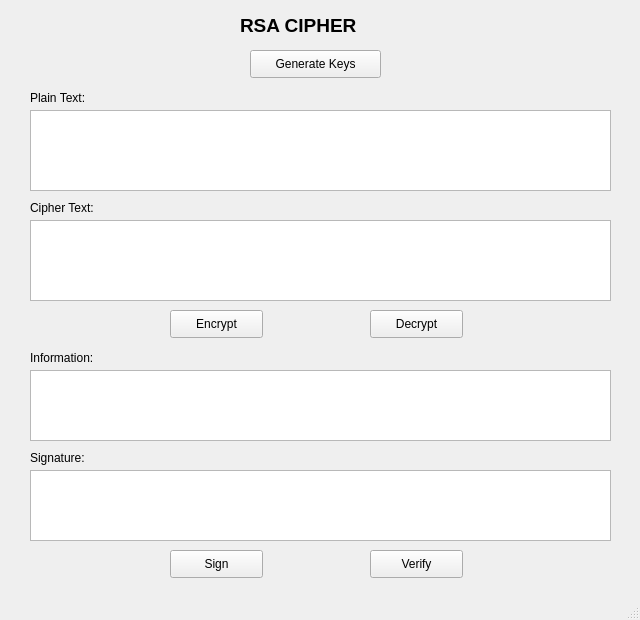
<?xml version="1.0" encoding="UTF-8"?>
<ui version="4.0">
 <class>MainWindow</class>
 <widget class="QMainWindow" name="MainWindow">
  <property name="geometry">
   <rect>
    <x>0</x>
    <y>0</y>
    <width>640</width>
    <height>620</height>
   </rect>
  </property>
  <property name="windowTitle">
   <string>RSA Cipher</string>
  </property>
  <widget class="QWidget" name="centralwidget">
   <widget class="QLabel" name="label_title">
    <property name="geometry">
     <rect>
      <x>240</x>
      <y>10</y>
      <width>200</width>
      <height>31</height>
     </rect>
    </property>
    <property name="font">
     <font>
      <pointsize>14</pointsize>
      <weight>75</weight>
      <bold>true</bold>
     </font>
    </property>
    <property name="text">
     <string>RSA CIPHER</string>
    </property>
   </widget>
   <widget class="QPushButton" name="btn_gen_keys">
    <property name="geometry">
     <rect>
      <x>250</x>
      <y>50</y>
      <width>131</width>
      <height>28</height>
     </rect>
    </property>
    <property name="text">
     <string>Generate Keys</string>
    </property>
   </widget>
   <widget class="QLabel" name="label_plain_text">
    <property name="geometry">
     <rect>
      <x>30</x>
      <y>90</y>
      <width>101</width>
      <height>16</height>
     </rect>
    </property>
    <property name="text">
     <string>Plain Text:</string>
    </property>
   </widget>
   <widget class="QTextEdit" name="txt_plain_text">
    <property name="geometry">
     <rect>
      <x>30</x>
      <y>110</y>
      <width>581</width>
      <height>81</height>
     </rect>
    </property>
   </widget>
   <widget class="QLabel" name="label_cipher_text">
    <property name="geometry">
     <rect>
      <x>30</x>
      <y>200</y>
      <width>101</width>
      <height>16</height>
     </rect>
    </property>
    <property name="text">
     <string>Cipher Text:</string>
    </property>
   </widget>
   <widget class="QTextEdit" name="txt_cipher_text">
    <property name="geometry">
     <rect>
      <x>30</x>
      <y>220</y>
      <width>581</width>
      <height>81</height>
     </rect>
    </property>
   </widget>
   <widget class="QPushButton" name="btn_encrypt">
    <property name="geometry">
     <rect>
      <x>170</x>
      <y>310</y>
      <width>93</width>
      <height>28</height>
     </rect>
    </property>
    <property name="text">
     <string>Encrypt</string>
    </property>
   </widget>
   <widget class="QPushButton" name="btn_decrypt">
    <property name="geometry">
     <rect>
      <x>370</x>
      <y>310</y>
      <width>93</width>
      <height>28</height>
     </rect>
    </property>
    <property name="text">
     <string>Decrypt</string>
    </property>
   </widget>
   <widget class="QLabel" name="label_info">
    <property name="geometry">
     <rect>
      <x>30</x>
      <y>350</y>
      <width>121</width>
      <height>16</height>
     </rect>
    </property>
    <property name="text">
     <string>Information:</string>
    </property>
   </widget>
   <widget class="QTextEdit" name="txt_info">
    <property name="geometry">
     <rect>
      <x>30</x>
      <y>370</y>
      <width>581</width>
      <height>71</height>
     </rect>
    </property>
   </widget>
   <widget class="QLabel" name="label_sign">
    <property name="geometry">
     <rect>
      <x>30</x>
      <y>450</y>
      <width>121</width>
      <height>16</height>
     </rect>
    </property>
    <property name="text">
     <string>Signature:</string>
    </property>
   </widget>
   <widget class="QTextEdit" name="txt_sign">
    <property name="geometry">
     <rect>
      <x>30</x>
      <y>470</y>
      <width>581</width>
      <height>71</height>
     </rect>
    </property>
   </widget>
   <widget class="QPushButton" name="btn_sign">
    <property name="geometry">
     <rect>
      <x>170</x>
      <y>550</y>
      <width>93</width>
      <height>28</height>
     </rect>
    </property>
    <property name="text">
     <string>Sign</string>
    </property>
   </widget>
   <widget class="QPushButton" name="btn_verify">
    <property name="geometry">
     <rect>
      <x>370</x>
      <y>550</y>
      <width>93</width>
      <height>28</height>
     </rect>
    </property>
    <property name="text">
     <string>Verify</string>
    </property>
   </widget>
  </widget>
  <widget class="QMenuBar" name="menubar"/>
  <widget class="QStatusBar" name="statusbar"/>
 </widget>
 <resources/>
 <connections/>
</ui>
